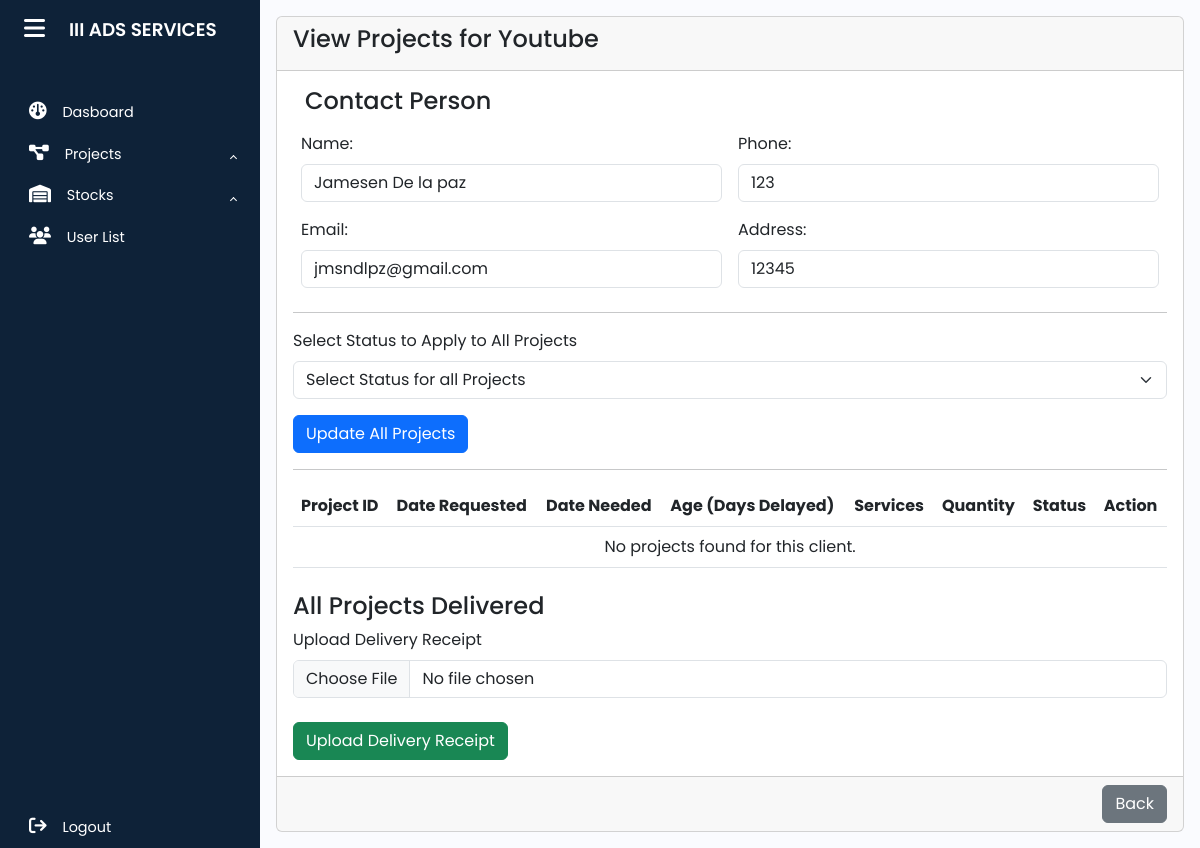
The page /md_dashboard/project/view_project.php?client_id=258 (signed in) on the database its author committed.
### tables this page shows
CREATE TABLE `client` (
  `client_id` int NOT NULL AUTO_INCREMENT,
  `name` varchar(255) DEFAULT NULL,
  `company` varchar(255) DEFAULT NULL,
  `address` varchar(255) DEFAULT NULL,
  `phone` bigint DEFAULT NULL,
  `email` varchar(255) DEFAULT NULL,
  PRIMARY KEY (`client_id`)
);

### md_dashboard/project/view_project.php (the view, shortened to what this page needs)
<?php
require("../../asset/database/db.php");
$client_id = $_SESSION['client_id'];
$client_query = "SELECT client_id, name, company, address, phone, email FROM client WHERE client_id = ?";
$client_stmt = $conn->prepare($client_query);
$client_stmt->bind_param("i", $client_id);
$client_stmt->execute();
$client_result = $client_stmt->get_result();
$client = $client_result->fetch_assoc();
$project_query = "SELECT * FROM project WHERE client_id = ?";
$project_stmt = $conn->prepare($project_query);
$project_stmt->bind_param("i", $client_id);
$project_stmt->execute();
$project_result = $project_stmt->get_result();
$projects = $project_result->fetch_all(MYSQLI_ASSOC);
$all_delivered = true;
?>
<!DOCTYPE html>
<html lang="en">
<head>
    <link rel="stylesheet" href="https://cdn.jsdelivr.net/npm/bootstrap@5.3.0/dist/css/bootstrap.min.css">
    <link rel="stylesheet" href="../../asset/css/sidebar.css">
    <link rel="stylesheet" href="../../asset/css/project/project.css">
</head>
<body>
    <div class="wrapper">
        <?php require '../../asset/includes/sidebar.php'; ?>
        <div class="main p-3">
            <div class="card card-outline card-primary">
                <div class="card-header">
                    <h4>View Projects for <span><?= htmlspecialchars($client['company']) ?></span></h4>
                </div>
                <div class="card-body">
                    <div class="container">
                        <h4>Contact Person</h4>
                        <div class="row">
                            <div class="p-2 col-6">
                                <label class="form-label">Name:</label>
                                <input class="form-control" value="<?= htmlspecialchars($client['name']) ?>" readonly>
                            </div>
                            <div class="p-2 col-6">
                                <label class="form-label">Phone:</label>
                                <input class="form-control" value="<?= htmlspecialchars($client['phone']) ?>" readonly>
                            </div>
                            <div class="p-2 col-6">
                                <label class="form-label">Email:</label>
                                <input class="form-control" value="<?= htmlspecialchars($client['email']) ?>" readonly>
                            </div>
                            <div class="p-2 col-6">
                                <label class="form-label">Address:</label>
                                <input class="form-control" value="<?= htmlspecialchars($client['address']) ?>"
                                    readonly>
                            </div>
                        </div>
                    </div>
                    <hr>
                    <form method="POST" action="update_multiple_status.php" onsubmit="return confirmUpdate();">
                        <div class="mb-3">
                            <label for="master_status" class="form-label">Select Status to Apply to All Projects</label>
                            <select name="master_status" class="form-select" required>
                                <option value="">Select Status for all Projects</option>
                            </select>
                        </div>
                        <button type="submit" class="btn btn-primary">Update All Projects</button>
                    </form>
                    <hr>
                    <table class="table">
                        <thead>
                            <tr>
                                <th>Project ID</th>
                                <th>Date Requested</th>
                                <th>Date Needed</th>
                                <th>Age (Days Delayed)</th>
                                <th>Services</th>
                                <th>Quantity</th>
                                <th>Status</th>
                                <th>Action</th>
                            </tr>
                        </thead>
                        <tbody>
                            <?php if (count($projects) > 0): ?>
                                <?php foreach ($projects as $project): ?>
                                    <tr>
                                        <td><?= htmlspecialchars($project['project_id']) ?></td>
                                        <td><?= htmlspecialchars($project['date_requested']) ?></td>
                                        <td><?= htmlspecialchars($project['date_needed']) ?></td>
                                        <td>
                                            <?php
                                            $date_needed = new DateTime($project['date_needed']);
                                            $today = new DateTime();
                                            if ($project['status'] == 'Completed') {
                                                echo '<span class="badge bg-success">Completed</span>';
                                            } elseif ($project['status'] != 'Delivered') {
                                                if ($today > $date_needed) {
                                                    $interval = $date_needed->diff($today);
                                                    echo '<span class="badge bg-danger fw-bold">' . $interval->days . ' days delayed</span>';
                                                } else {
                                                    echo '<span class="text-success">0</span>';
                                                }
                                            } else {
                                                echo '<span class="badge bg-success">Delivered</span>';
                                            }
                                            ?>
                                        </td>
                                        <td><?= htmlspecialchars($project['services']) ?></td>
                                        <td><?= htmlspecialchars($project['quantity']) ?></td>
                                        <td>
                                            <?php
                                            $status_colors = [
                                                'Pending' => 'badge bg-secondary',
                                                'On Production' => 'badge bg-warning',
                                                'For Delivery' => 'badge bg-primary',
                                                'Delivered' => 'badge bg-success',
                                                'Completed' => 'badge bg-success',
                                            ];
                                            $status_class = $status_colors[$project['status']] ?? 'text-secondary';
                                            ?>
                                            <span
                                                class="<?= $status_class ?> fw-bold"><?= htmlspecialchars($project['status']) ?></span>
                                        </td>
                                        <td>
    <form method="POST" action="update_status.php" onsubmit="return confirmUpdate(this);">
        <input type="hidden" name="client_id" value="<?= $client['client_id'] ?>">
        <input type="hidden" name="project_id" value="<?= $project['project_id'] ?>">
        <select name="status" class="form-select mt-2"
            <?php if ($project['status'] == 'Delivered') echo 'disabled'; ?>>
            <?php
            $statuses = ['Pending', 'On Production', 'For Delivery', 'Delivered'];
            foreach ($statuses as $status) {
                $selected = ($project['status'] == $status) ? 'selected' : '';
                echo "<option value='$status' $selected>$status</option>";
            }
            ?>
        </select>
        <?php if ($project['status'] != 'Delivered'): ?>
            <button type="submit" class="btn btn-primary mt-2">Update</button>
        <?php endif; ?>
    </form>
</td>
                                    </tr>
                                <?php endforeach; ?>
                            <?php else: ?>
                                <tr>
                                    <td colspan="8" class="text-center">No projects found for this client.</td>
                                </tr>
                            <?php endif; ?>
                        </tbody>
                    </table>
                    <?php if ($all_delivered): ?>
                        <div class="mt-4">
                            <h4>All Projects Delivered</h4>
                            <form method="POST" action="complete_project.php" enctype="multipart/form-data">
                                <div class="mb-3">
                                    <label for="delivery_receipt" class="form-label">Upload Delivery Receipt</label>
                                    <input type="file" class="form-control" id="delivery_receipt" name="delivery_receipt"
                                        required>
                                </div>
                                <button type="submit" class="btn btn-success mt-2">Upload Delivery Receipt</button>
                            </form>
                        </div>
                    <?php endif; ?>
                </div>
                <div class="card-footer text-end">
                    <a href="project.php" class="btn btn-secondary">Back</a>
                </div>
            </div>
        </div>
    </div>
</body>
</html>

### asset/css/sidebar.css (style rules this page uses)
a { text-decoration: none; }
body { font-family: 'Poppins', sans-serif; }
.wrapper { display: flex; }
.main { min-height: 100vh; width: 100%; overflow: hidden; transition: all 0.35s ease-in-out; background-color: #fafbfe; }

### asset/css/project/project.css (style rules this page uses)
body { background-color: #f4f6f9; font-family: 'Poppins', sans-serif; }

### rows shown on the page
client: company "Youtube", name "Jamesen De la paz", phone "123", email "jmsndlpz@gmail.com", address "12345"
